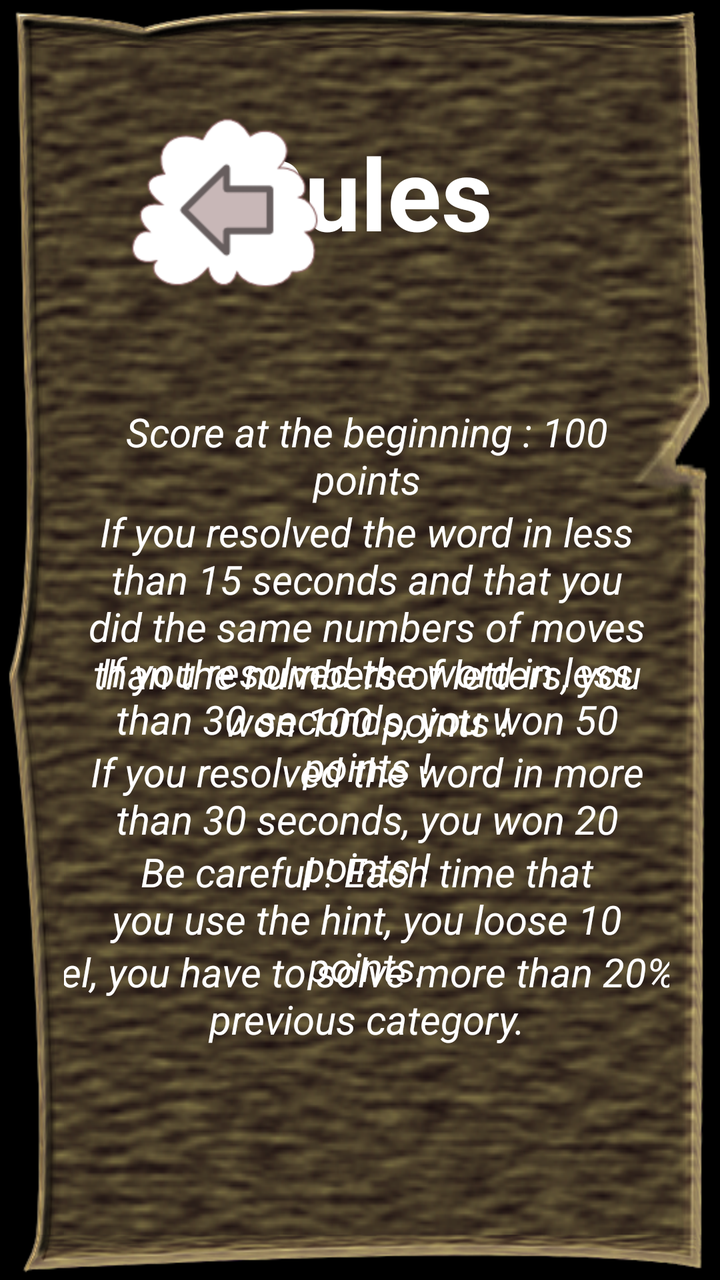
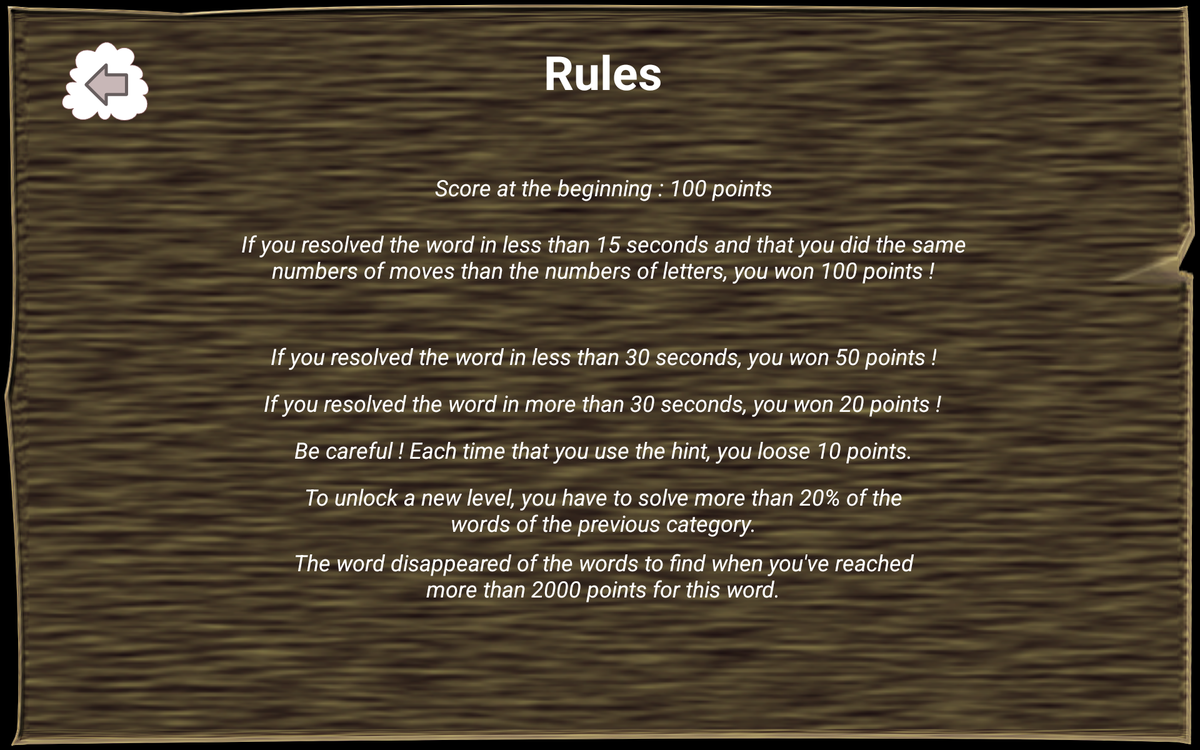

Compare how this app lays out the same screen by default and in its alternative resource folder. The renders come first, then the two layout files and the values they reference.
<!-- AndroidManifest.xml: application theme Theme -->
<!-- res/layout/activity_rules.xml -->
<?xml version="1.0" encoding="utf-8"?>
<LinearLayout xmlns:android="http://schemas.android.com/apk/res/android"
    android:layout_width="match_parent"
    android:layout_height="match_parent"
    android:background="@drawable/bg_category"
    android:gravity="center"
    android:orientation="vertical" >

    <FrameLayout
        android:id="@+id/top"
        android:layout_width="fill_parent"
        android:layout_height="fill_parent"
        android:layout_gravity="fill_vertical|fill_horizontal"
        android:layout_weight="2"
        android:orientation="vertical" >

        <TextView
            android:id="@+id/rulesTitle"
            android:layout_width="wrap_content"
            android:layout_height="wrap_content"
            android:layout_gravity="top|center"
            android:layout_marginTop="40dp"
            android:text="@string/rules"
            android:textColor="@android:color/white"
            android:textSize="50sp"
            android:textStyle="bold" />

        <ImageView
            android:id="@+id/returnBack"
            android:layout_width="wrap_content"
            android:layout_height="wrap_content"
            android:layout_gravity="top|left"
            android:layout_marginLeft="30dp"
            android:layout_marginTop="30dp"
            android:onClick="getBack"
            android:src="@drawable/button_back" />
    </FrameLayout>

    <FrameLayout
        android:id="@+id/bottom"
        android:layout_width="fill_parent"
        android:layout_height="fill_parent"
        android:layout_gravity="fill_vertical|fill_horizontal"
        android:layout_weight="0.8"
        android:orientation="vertical" >

        <TextView
            android:id="@+id/scoreBeginning"
            android:layout_width="wrap_content"
            android:layout_height="wrap_content"
            android:layout_gravity="top|center"
            android:gravity="center"
            android:padding="10dp"
            android:text="@string/scoreBeg"
            android:textColor="@android:color/white"
            android:textSize="20sp"
            android:textStyle="italic" />

        <TextView
            android:id="@+id/score1"
            android:layout_width="wrap_content"
            android:layout_height="wrap_content"
            android:layout_gravity="top|center"
            android:layout_marginTop="50dp"
            android:gravity="center"
            android:padding="10dp"
            android:text="@string/score_adv"
            android:textColor="@android:color/white"
            android:textSize="20sp"
            android:textStyle="italic" />

        <TextView
            android:id="@+id/score2"
            android:layout_width="wrap_content"
            android:layout_height="wrap_content"
            android:layout_gravity="top|center"
            android:layout_marginTop="120dp"
            android:gravity="center"
            android:padding="10dp"
            android:text="@string/score_med"
            android:textColor="@android:color/white"
            android:textSize="20sp"
            android:textStyle="italic" />

        <TextView
            android:id="@+id/score3"
            android:layout_width="wrap_content"
            android:layout_height="wrap_content"
            android:layout_gravity="top|center"
            android:layout_marginTop="170dp"
            android:gravity="center"
            android:padding="10dp"
            android:text="@string/score_low"
            android:textColor="@android:color/white"
            android:textSize="20sp"
            android:textStyle="italic" />

        <TextView
            android:id="@+id/score4"
            android:layout_width="wrap_content"
            android:layout_height="wrap_content"
            android:layout_gravity="top|center"
            android:layout_marginTop="220dp"
            android:gravity="center"
            android:padding="10dp"
            android:text="@string/scoreHint"
            android:textColor="@android:color/white"
            android:textSize="20sp"
            android:textStyle="italic" />

        <TextView
            android:id="@+id/unlockNewLevel"
            android:layout_width="709dp"
            android:layout_height="wrap_content"
            android:layout_gravity="top|center"
            android:layout_marginTop="270dp"
            android:gravity="center"
            android:padding="10dp"
            android:text="@string/unlockNewLevel"
            android:textColor="@android:color/white"
            android:textSize="20sp"
            android:textStyle="italic" />
    </FrameLayout>

</LinearLayout>
<!-- resources referenced by this layout -->
<resources>
  <!-- drawable bg_category: png bitmap (drawable-hdpi, 263109 bytes) -->
  <!-- drawable button_back: png bitmap (drawable-hdpi, 7875 bytes) -->
  <string name="rules">Rules</string>
  <string name="scoreBeg">Score at the beginning : 100 points</string>
  <string name="scoreHint">Be careful ! Each time that you use the hint, you loose 10 points.</string>
  <string name="score_adv">If you resolved the word in less than 15 seconds and that you did the same numbers of moves
              than the numbers of letters, you won 100 points !</string>
  <string name="score_low">If you resolved the word in more than 30 seconds, you won 20 points !</string>
  <string name="score_med">If you resolved the word in less than 30 seconds, you won 50 points !</string>
  <string name="unlockNewLevel">To unlock a new level, you have to solve more than 20% of the words of the previous category.</string>
  <style name="Theme" parent="android:Theme.NoTitleBar.Fullscreen">        
      </style>
</resources>
<!-- res/layout-xlarge/activity_rules.xml (the repository's variant of the layout above) -->
<!-- drawn on a large tablet held sideways -->
<?xml version="1.0" encoding="utf-8"?>
<LinearLayout xmlns:android="http://schemas.android.com/apk/res/android"
    android:layout_width="match_parent"
    android:layout_height="match_parent"
    android:background="@drawable/bg_category"
    android:gravity="center"
    android:orientation="vertical" >

    <FrameLayout
        android:id="@+id/top"
        android:layout_width="fill_parent"
        android:layout_height="fill_parent"
        android:layout_gravity="fill_vertical|fill_horizontal"
        android:layout_weight="0.8"
        android:orientation="vertical" >

        <TextView
            android:id="@+id/rulesTitle"
            android:layout_width="wrap_content"
            android:layout_height="wrap_content"
            android:layout_gravity="top|center"
            android:layout_marginTop="20dp"
            android:text="@string/rules"
            android:textColor="@android:color/white"
            android:textSize="50sp"
            android:textStyle="bold" />

        <ImageView
            android:id="@+id/returnBack"
            android:layout_width="wrap_content"
            android:layout_height="wrap_content"
            android:layout_gravity="top|left"
            android:layout_marginLeft="30dp"
            android:layout_marginTop="15dp"
            android:onClick="getBack"
            android:src="@drawable/button_back" />
    </FrameLayout>

    <FrameLayout
        android:id="@+id/bottom"
        android:layout_width="fill_parent"
        android:layout_height="fill_parent"
        android:layout_gravity="fill_vertical|fill_horizontal"
        android:layout_weight="0.2"
        android:orientation="vertical" >

        <TextView
            android:id="@+id/scoreBeginning"
            android:layout_width="wrap_content"
            android:layout_height="wrap_content"
            android:layout_gravity="top|center"
            android:gravity="center"
            android:padding="10dp"
            android:text="@string/scoreBeg"
            android:textColor="@android:color/white"
            android:textSize="24sp"
            android:textStyle="italic" />

        <TextView
            android:id="@+id/score1"
            android:layout_width="800dp"
            android:layout_height="wrap_content"
            android:layout_gravity="top|center"
            android:layout_marginTop="60dp"
            android:gravity="center"
            android:padding="10dp"
            android:text="@string/score_adv"
            android:textColor="@android:color/white"
            android:textSize="24sp"
            android:textStyle="italic" />

        <TextView
            android:id="@+id/score2"
            android:layout_width="wrap_content"
            android:layout_height="wrap_content"
            android:layout_gravity="top|center"
            android:layout_marginTop="180dp"
            android:gravity="center"
            android:padding="10dp"
            android:text="@string/score_med"
            android:textColor="@android:color/white"
            android:textSize="24sp"
            android:textStyle="italic" />

        <TextView
            android:id="@+id/score3"
            android:layout_width="wrap_content"
            android:layout_height="wrap_content"
            android:layout_gravity="top|center"
            android:layout_marginTop="230dp"
            android:gravity="center"
            android:padding="10dp"
            android:text="@string/score_low"
            android:textColor="@android:color/white"
            android:textSize="24sp"
            android:textStyle="italic" />

        <TextView
            android:id="@+id/score4"
            android:layout_width="wrap_content"
            android:layout_height="wrap_content"
            android:layout_gravity="top|center"
            android:layout_marginTop="280dp"
            android:gravity="center"
            android:padding="10dp"
            android:text="@string/scoreHint"
            android:textColor="@android:color/white"
            android:textSize="24sp"
            android:textStyle="italic" />

        <TextView
            android:id="@+id/unlockNewLevel"
            android:layout_width="709dp"
            android:layout_height="wrap_content"
            android:layout_gravity="top|center"
            android:layout_marginTop="330dp"
            android:gravity="center"
            android:padding="10dp"
            android:text="@string/unlockNewLevel"
            android:textColor="@android:color/white"
            android:textSize="24sp"
            android:textStyle="italic" />

        <TextView
            android:id="@+id/sameWords"
            android:layout_width="709dp"
            android:layout_height="wrap_content"
            android:layout_gravity="top|center"
            android:layout_marginTop="400dp"
            android:gravity="center"
            android:padding="10dp"
            android:text="@string/sameWords"
            android:textColor="@android:color/white"
            android:textSize="24sp"
            android:textStyle="italic" />
    </FrameLayout>

</LinearLayout>
<!-- resources referenced by the variant -->
<!-- as a large tablet held sideways resolves them -->
<resources>
  <!-- drawable bg_category: png bitmap (drawable-hdpi, 263109 bytes) -->
  <!-- drawable button_back: png bitmap (drawable-hdpi, 7875 bytes) -->
  <string name="rules">Rules</string>
  <string name="sameWords">The word disappeared of the words to find when you\'ve reached more than 2000 points for this word.</string>
  <string name="scoreBeg">Score at the beginning : 100 points</string>
  <string name="scoreHint">Be careful ! Each time that you use the hint, you loose 10 points.</string>
  <string name="score_adv">If you resolved the word in less than 15 seconds and that you did the same numbers of moves
              than the numbers of letters, you won 100 points !</string>
  <string name="score_low">If you resolved the word in more than 30 seconds, you won 20 points !</string>
  <string name="score_med">If you resolved the word in less than 30 seconds, you won 50 points !</string>
  <string name="unlockNewLevel">To unlock a new level, you have to solve more than 20% of the words of the previous category.</string>
  <style name="Theme" parent="android:Theme.NoTitleBar.Fullscreen">        
      </style>
</resources>
